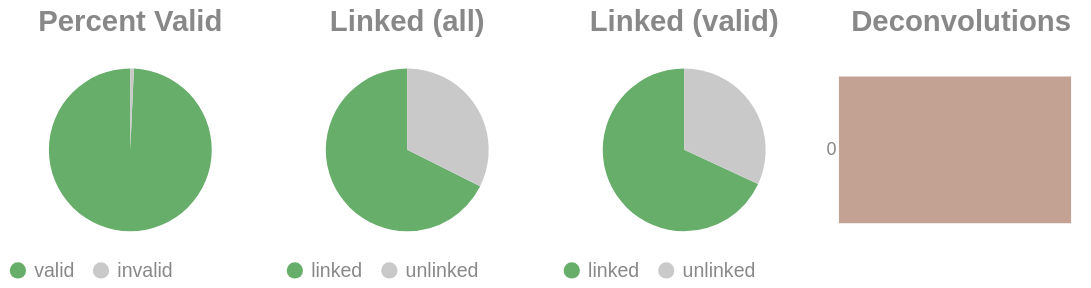

Notebook code for this chart:
### Code cell
if SKIPLR:
    pass
else:
    clash = Counter()
    for i in valids['molecule'].to_list():
        _mol = i.split("-")
        if len(_mol) == 1:
            clash.update('0')
        else:
            clash.update(_mol[-1])

    _d = {"deconvolutions": [], 'count': []}
    for k,v in clash.items():
        _d['deconvolutions'].append(k)
        _d['count'].append(v)

    tot_valid = valids['reads'].sum()
    mask = valids['reads'] >= 2
    n_linked_reads = valids.filter(mask)['reads'].sum()
    if n_linked_reads == 0:
        print_html("No linked molecules (>=2 reads) were detected; skipping linked-only distributions.")
        SKIPLR = True
    else:
        perc_valid = round(tot_valid / n_reads, 4)
        linked_perc_abs = round(n_linked_reads / n_reads, 4)
        linked_perc = round(n_linked_reads / tot_valid, 4)

    _valid = pl.DataFrame({"valids": ['valid', 'invalid'], "count": [tot_valid, n_reads - tot_valid]})
    _linked_abs = pl.DataFrame({"linked (absolute)": ['linked', 'unlinked'], "count": [n_linked_reads, n_reads - n_linked_reads]})
    _linked_rel = pl.DataFrame({"linked (valids)": ['linked', 'unlinked'], "count": [n_linked_reads, tot_valid - n_linked_reads]})

    (
        alt.hconcat(
            piechart(_valid, goodval = 'valid', title = "Percent Valid"),
            piechart(_linked_abs, goodval = "linked", title =  "Linked (all)"),
            piechart(_linked_rel, goodval = "linked", title =  "Linked (valid)"),
            convolutionbar(pl.DataFrame(_d), title = "Deconvolutions"),
            center = True,
            bounds = 'flush'
        )
        .resolve_scale(color='independent')
        .resolve_legend('independent')
        .properties(usermeta={'embedOptions': {"actions": False}})
    ).display()

### Figure 1 — Vega-Lite specification as saved in the notebook (floating-point values rounded to 4 significant figures)
{"width": "container", "height": 400, "config": {"title": {"anchor": "start", "dy": -15, "fontSize": 18, "color": "#888888", "subtitleColor": "#888888", "subtitleFontSize": 14}, "arc": {"fill": "#0072B2"}, "axis": {"domainColor": "#888888", "domainWidth": 0.5, "gridWidth": 0.2, "grid": false, "titleFontWeight": 400, "titleFontSize": 15, "labelFontSize": 11, "labelColor": "#888888", "tickColor": "#888888", "tickWidth": 0.2, "titleColor": "#888888"}, "axisBand": {"grid": false}, "axisX": {"grid": true, "tickSize": 10, "domainCap": "round"}, "axisY": {"domain": false, "grid": true, "tickSize": 0, "domainCap": "round"}, "background": "transparent", "header": {"labelFontSize": 15, "labelColor": "#888888", "titleFontSize": 15, "titleFontWeight": 600, "titleColor": "#888888"}, "legend": {"labelFont": "sans-serif", "labelFontSize": 12, "labelColor": "#888888", "symbolSize": 100, "symbolType": "circle", "titleFontSize": 12, "titlePadding": 10, "titleColor": "#888888", "title": null}, "range": {"category": ["#E69F00", "#56B4E9", "#009E73", "#F0E442", "#0072B2", "#D55E00", "#CC79A7", "#000000"], "diverging": ["#cfe8f3", "#a2d4ec", "#73bfe2", "#46abdb", "#1696d2", "#12719e"]}, "area": {"fill": "#0072B2", "fillOpacity": 0.7, "line": true, "strokeOpacity": 0.7}, "line": {"color": "#0072B2", "stroke": "#0072B2", "strokeWidth": 2}, "trail": {"color": "#0072B2", "stroke": "#0072B2", "strokeWidth": 0, "size": 1}, "point": {"filled": true, "fillOpacity": 1.0, "size": 95}, "text": {"color": "#888888", "fontSize": 11, "align": "right", "fontWeight": 400, "size": 11}, "bar": {"fill": "#0072B2", "stroke": null}, "view": {"stroke": null, "continuousWidth": 660, "continuousHeight": 400}}, "hconcat": [{"data": {"name": "data-f6e85b83ec51e612f3be4cbc3a71ed8e"}, "mark": {"type": "arc"}, "encoding": {"color": {"field": "valids", "legend": {"orient": "bottom", "title": null}, "scale": {"domain": ["valid", "invalid"], "range": ["#68ae6b", "#C9C9C9"]}, "title": "Valids", "type": "nominal"}, "theta": {"field": "count", "type": "quantitative"}, "tooltip": [{"field": "valids", "title": "Valids", "type": "ordinal"}, {"field": "percent", "format": ".2%", "title": "Percent", "type": "quantitative"}, {"field": "count", "title": "Count", "type": "quantitative"}]}, "height": 100, "title": {"text": "Percent Valid", "align": "center", "anchor": "middle"}, "transform": [{"calculate": "datum.count / 7359817", "as": "percent"}], "width": 150}, {"data": {"name": "data-d2309a671efb50c328146c414d80bf6a"}, "mark": {"type": "arc"}, "encoding": {"color": {"field": "linked (absolute)", "legend": {"orient": "bottom", "title": null}, "scale": {"domain": ["linked", "unlinked"], "range": ["#68ae6b", "#C9C9C9"]}, "title": "Linked (Absolute)", "type": "nominal"}, "theta": {"field": "count", "type": "quantitative"}, "tooltip": [{"field": "linked (absolute)", "title": "Linked (Absolute)", "type": "ordinal"}, {"field": "percent", "format": ".2%", "title": "Percent", "type": "quantitative"}, {"field": "count", "title": "Count", "type": "quantitative"}]}, "height": 100, "title": {"text": "Linked (all)", "align": "center", "anchor": "middle"}, "transform": [{"calculate": "datum.count / 7359817", "as": "percent"}], "width": 150}, {"data": {"name": "data-2db8b202acc511165134c9061c8118fb"}, "mark": {"type": "arc"}, "encoding": {"color": {"field": "linked (valids)", "legend": {"orient": "bottom", "title": null}, "scale": {"domain": ["linked", "unlinked"], "range": ["#68ae6b", "#C9C9C9"]}, "title": "Linked (Valids)", "type": "nominal"}, "theta": {"field": "count", "type": "quantitative"}, "tooltip": [{"field": "linked (valids)", "title": "Linked (Valids)", "type": "ordinal"}, {"field": "percent", "format": ".2%", "title": "Percent", "type": "quantitative"}, {"field": "count", "title": "Count", "type": "quantitative"}]}, "height": 100, "title": {"text": "Linked (valid)", "align": "center", "anchor": "middle"}, "transform": [{"calculate": "datum.count / 7308417", "as": "percent"}], "width": 150}, {"data": {"name": "data-e49a48dd88d82f1ab8c9c28c6fd320e5"}, "mark": {"type": "bar"}, "encoding": {"color": {"field": "deconvolutions", "legend": null, "scale": {"scheme": "lightgreyred"}, "type": "nominal"}, "tooltip": [{"field": "deconvolutions", "title": "Deconvolutions", "type": "ordinal"}, {"field": "percent", "format": ".2%", "title": "Percent", "type": "quantitative"}, {"field": "count", "title": "Count", "type": "quantitative"}], "x": {"axis": null, "field": "count", "type": "quantitative"}, "y": {"field": "deconvolutions", "sort": "ascending", "title": null, "type": "nominal"}}, "height": 100, "title": {"text": "Deconvolutions", "align": "center", "anchor": "middle"}, "transform": [{"calculate": "datum.count / 3800182", "as": "percent"}], "width": 150}], "bounds": "flush", "center": true, "resolve": {"legend": {"angle": "independent"}, "scale": {"color": "independent"}}, "usermeta": {"embedOptions": {"actions": false}}, "$schema": "https://vega.github.io/schema/vega-lite/v6.1.0.json", "datasets": {"data-f6e85b83ec51e612f3be4cbc3a71ed8e": [{"valids": "valid", "count": 7308417}, {"valids": "invalid", "count": 51400}], "data-d2309a671efb50c328146c414d80bf6a": [{"linked (absolute)": "linked", "count": 4977662}, {"linked (absolute)": "unlinked", "count": 2382155}], "data-2db8b202acc511165134c9061c8118fb": [{"linked (valids)": "linked", "count": 4977662}, {"linked (valids)": "unlinked", "count": 2330755}], "data-e49a48dd88d82f1ab8c9c28c6fd320e5": [{"deconvolutions": "0", "count": 3800182}]}}
